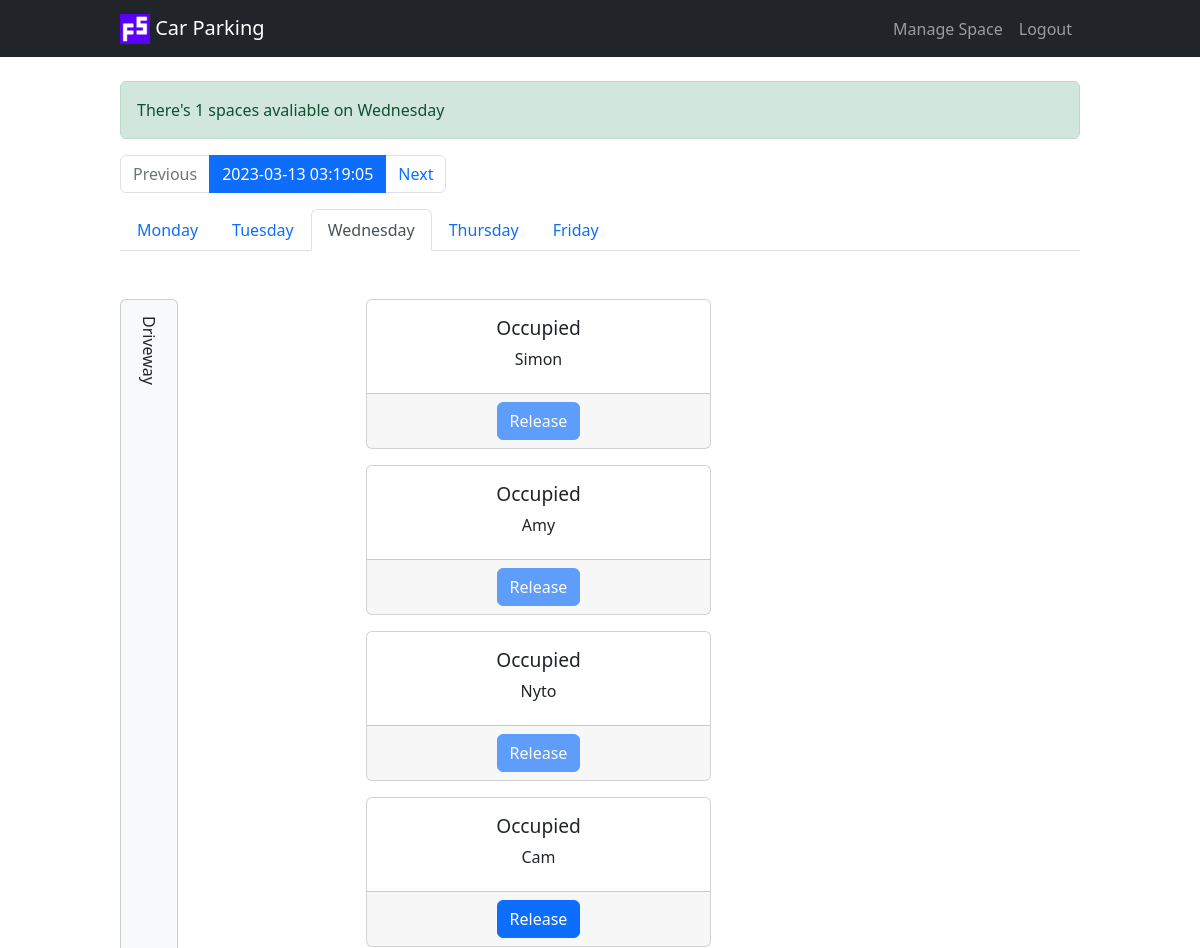
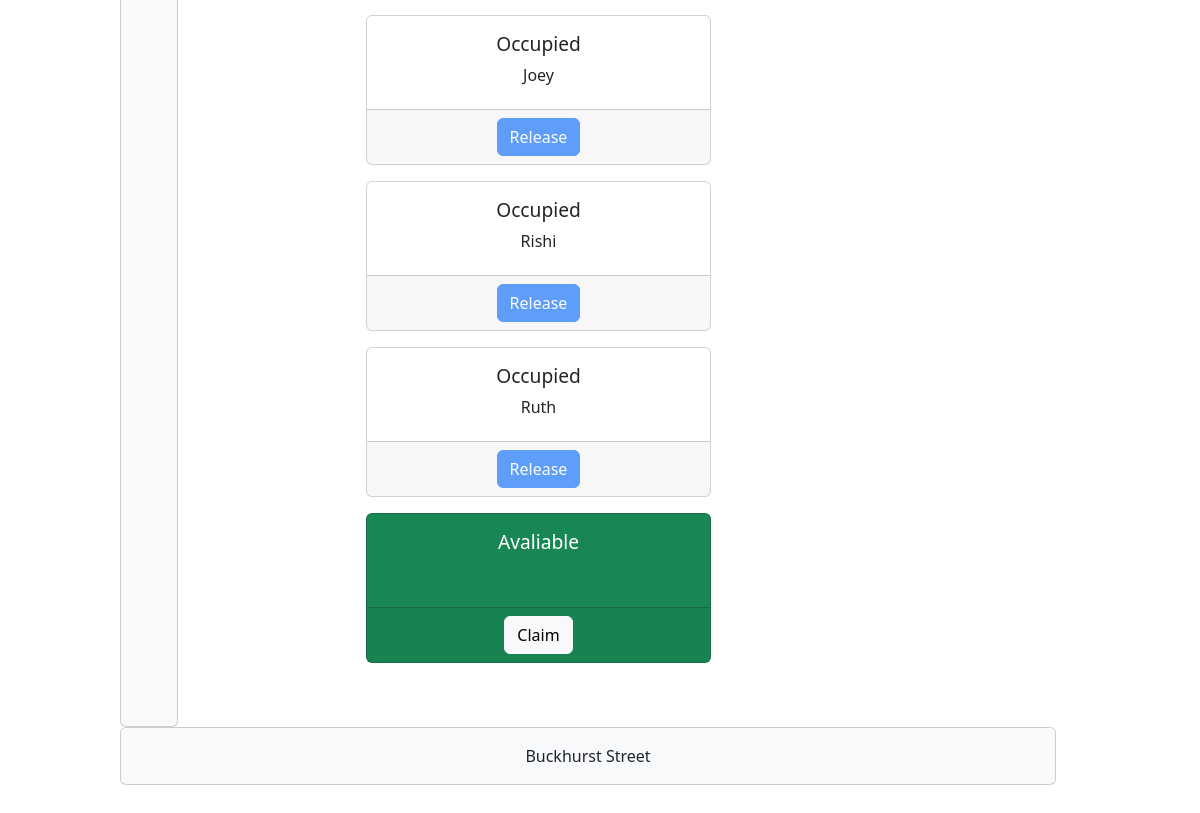
The page /?day=wednesday (signed in) on the database as committed earlier (2 pictures, top to bottom).
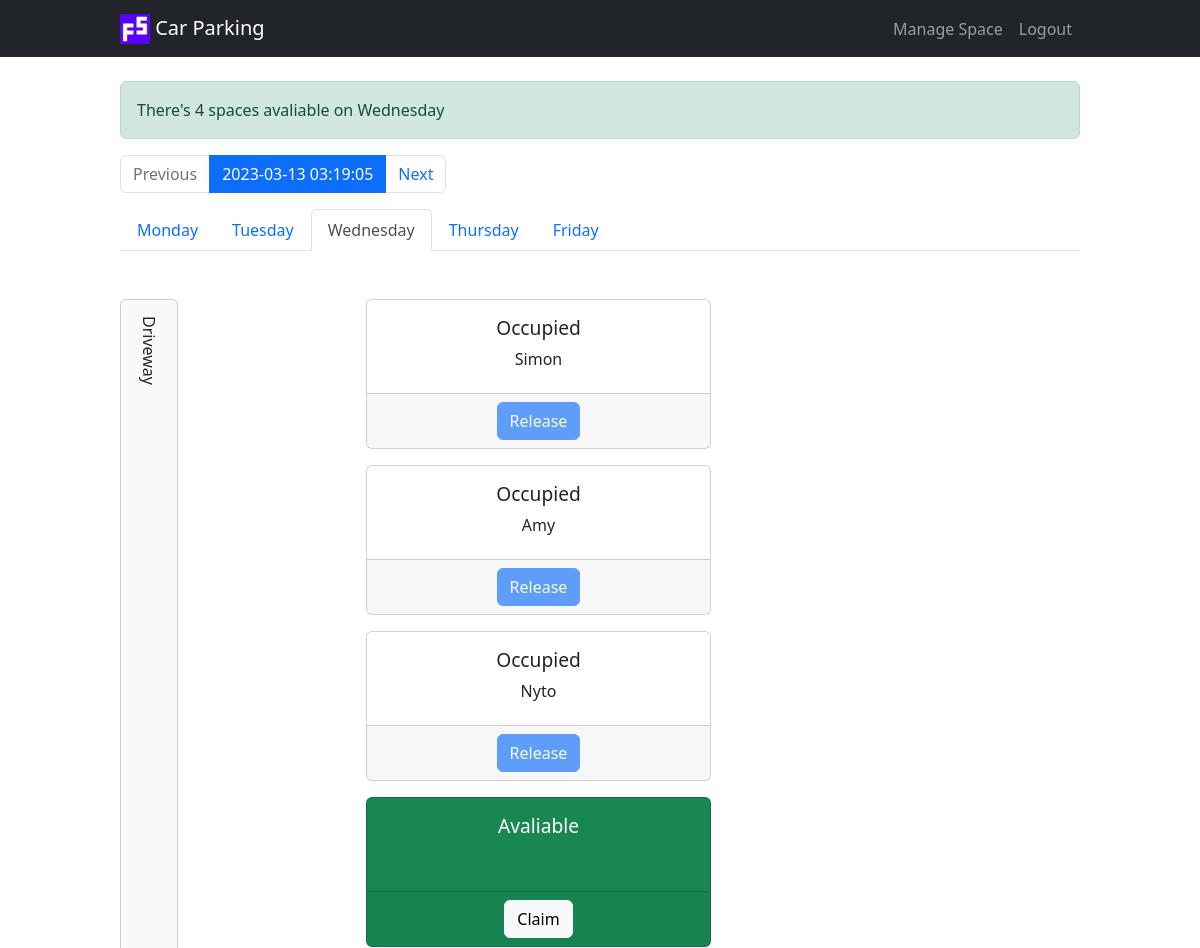
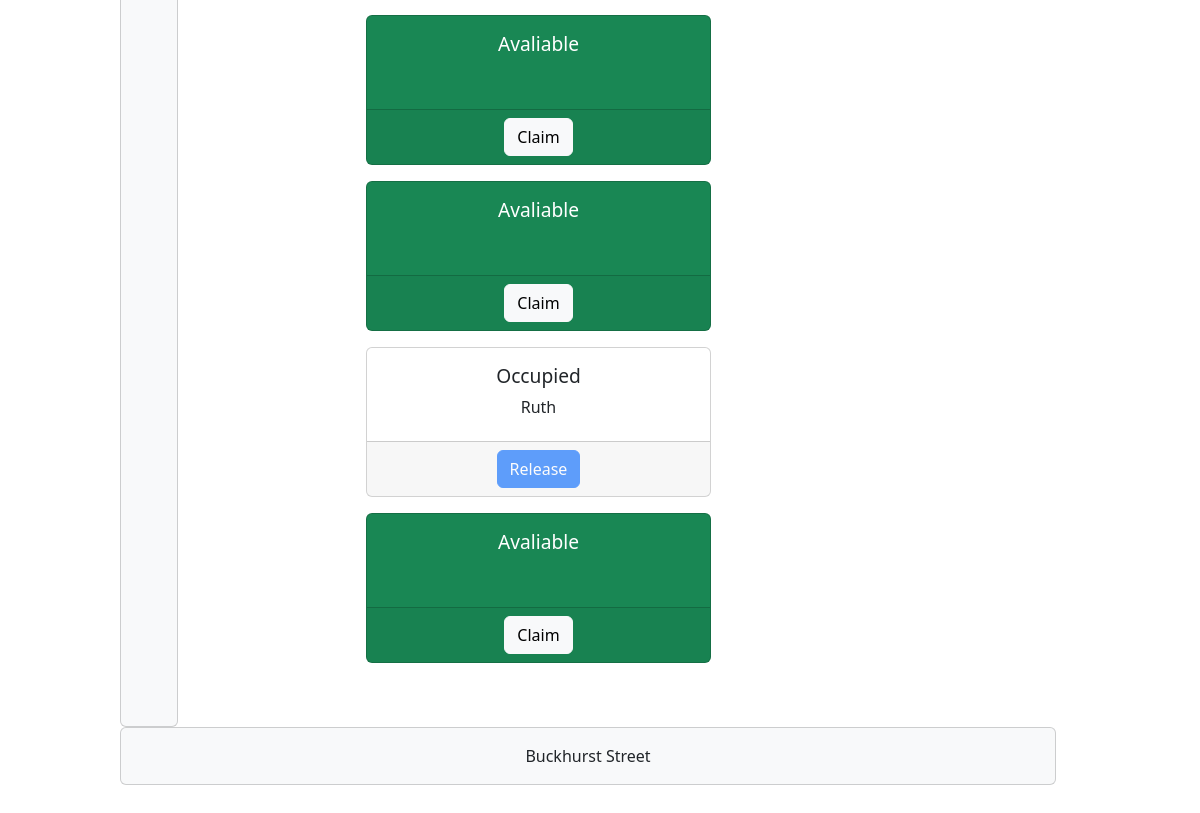
The same page on the database as committed later (2 pictures, top to bottom).
### server.py (models this page shows)
class ParkingSpace(db.Model):
    __tablename__ = "parking_spaces"
    id = db.Column(db.Integer, primary_key=True)
    monday = db.Column(db.String(250), nullable=False)
    tuesday = db.Column(db.String(250), nullable=False)
    wednesday = db.Column(db.String(250), nullable=False)
    thursday = db.Column(db.String(250), nullable=False)
    friday = db.Column(db.String(250), nullable=False)
    user_id = db.Column(db.Integer, db.ForeignKey("users.id"))
    user = relationship("User", back_populates="parking_spaces")

### server.py (the view)
@app.route("/")
@member_only
def home():
    today = datetime.today()
    week_commencing = today - timedelta(days = today.weekday())
    current_week = get_weeks_dates(week_commencing)
    if request.args.get("day"):
        current_day = request.args.get("day")
    elif datetime.today().weekday() < 5:
        current_day = datetime.today().strftime('%A').lower()
    else:
        current_day = days[0]
    users = User.query.all()
    spaces = ParkingSpace.query.all()
    num_spaces = len(spaces)
    filter = {current_day:""}
    free_spaces = len(ParkingSpace.query.filter_by(**filter).all())
    if free_spaces > 0:
        flash(f"There's {free_spaces} spaces avaliable on { current_day.capitalize()}", "success")
    else:
        flash(f"There's currently no spaces avaliable on { current_day.capitalize()}", "warning")
    return render_template("index.html", spaces=spaces, users=users, days=days, current_day=current_day, num_spaces=num_spaces, current_week=current_week)

### server.py (called while the page is built)
@login_manager.user_loader
def load_user(user_id):
    return User.query.get(int(user_id))

def member_only(func):
    @wraps(func)
    def wrapper(*args, **kwargs):
        if current_user.is_authenticated:
            return func(*args, **kwargs)
        else:
            flash("You need to login to book.", "warning")
            return redirect(url_for("login"))
    return wrapper

def get_weeks_dates(monday):
    dates = {day: monday + timedelta(days = i) for i, day in enumerate(days)}
    return dates

### templates/index.html (shortened to what this page needs)
{% extends "base.html" %}
{% block content %}
<nav aria-label="...">
    <ul class="pagination">
      <li class="page-item disabled">
        <a class="page-link">Previous</a>
      </li>
      <li class="page-item active" aria-current="page">
        <a class="page-link" href="#">{{ current_week["monday"] }}</a>
      </li>
      <li class="page-item">
        <a class="page-link" href="#">Next</a>
      </li>
    </ul>
</nav>
<ul class="nav nav-tabs mb-5 mt-3">
    {% for day in days %}
    {% if day == current_day %}
    <li class="nav-item">
        <a class="nav-link active" aria-current="page" href="{{ url_for('home', day=day) }}">{{ day.capitalize() }}</a>
    </li>
    {% else %}
    <li class="nav-item">
        <a class="nav-link" href="{{ url_for('home', day=day) }}">{{ day.capitalize() }}</a>
    </li>
    {% endif %}
    {% endfor %}
</ul>
<div class="row mb-5">
    <div class="col-3 d-xxl-none d-flex align-items-stretch">
        <div class="card bg-light">
            <div class="card-body mobile-driveway-text">
                Driveway
            </div>
        </div>
    </div>
    <div class="col-9 col-lg-6 col-xxl-12">
        <div class="row mb-5">
            {% for space in spaces %}
            <div class="col-9 col-xxl text-center col-spaces">
                {% if space[current_day] == "" %}
                <div class="card spaces text-bg-success mb-3">
                    {% else %}
                    <div class="card spaces mb-3">
                        {% endif %}
                        <div class="card-body">
                            {% if space[current_day] == "" %}
                            <h5 class="card-title text-wrap">Avaliable</h5>
                            {% else %}
                            <h5 class="card-title text-wrap">Occupied</h5>
                            {% endif %}
                            <p class="card-text text-wrap">{{ space[current_day] }}</p>
                        </div>
                        <div class="card-footer text-center">
                            {% if space[current_day] != "" %}
                                {% if current_user.name == space[current_day] %}
                                <a href="{{ url_for('release_space', id=space.id, day=current_day) }}"
                                class="btn btn-primary">Release</a>
                                {% elif current_user.is_admin %}
                                <a href="{{ url_for('release_space', id=space.id, day=current_day) }}"
                                class="btn btn-primary">Release</a>
                                {% else %}
                                <a href="{{ url_for('release_space', id=space.id, day=current_day) }}"
                                class="btn btn-primary disabled">Release</a>
                                {% endif %}
                            {% else %}
                                <a href="{{ url_for('claim_space', id=space.id, day=current_day) }}" class="btn btn-light">Claim</a>
                            {% endif %}
                        </div>
                    </div>
                </div>
                {% endfor %}
            </div>
        </div>
        <div class="row mb-5 text-center d-xxl-none">
            <div class="col">
                <div class="card bg-light">
                    <div class="card-body">
                        Buckhurst Street
                    </div>
                </div>
            </div>
        </div>
    </div>
    {% endblock %}

### templates/base.html (shortened to what this page needs)
<!DOCTYPE html>
<html>
<head>
    <link href="https://cdn.jsdelivr.net/npm/bootstrap@5.2.2/dist/css/bootstrap.min.css" rel="stylesheet"
>
    <link rel="stylesheet" href="/static/css/styles.css">
</head>
<body>
    <nav class="navbar navbar-expand-md navbar-dark bg-dark">
        <div class="container-fluid">
            <a class="navbar-brand" href="{{ url_for('home') }}">
                <img src="/static/images/logo_fs.jpg" alt="" width="30" height="30"
                    class="d-inline-block align-text-top">
                Car Parking
            </a>
            <div class="collapse navbar-collapse" id="navbar">
                <ul class="navbar-nav ms-auto">
                    {% if current_user.is_authenticated %}
                    <li class="nav-item">
                        <a class="nav-link" aria-current="page" href="{{ url_for('manage_space') }}">Manage Space</a>
                    </li>
                    <li class="nav-item">
                        <a class="nav-link" aria-current="page" href="{{ url_for('logout') }}">Logout</a>
                    </li>
                    {% else %}
                    <li class="nav-item">
                        <a class="nav-link" aria-current="page" href="{{ url_for('login') }}">Login</a>
                    </li>
                    {% endif %}
                </ul>
            </div>
        </div>
    </nav>
    <main>
        <div class="container-fluid">
            {% for category, message in get_flashed_messages(with_categories=True) %}
            <div class="alert alert-{{ category }}" role="alert">
                {{ message }}
            </div>
            {% endfor %}
            {% block content %}
            {% endblock %}
        </div>
    </main>
</body>
</html>

### static/css/styles.css (style rules this page uses)
.container-fluid { padding: 2% 10%; }
.navbar .container-fluid { padding: 0% 10%; }
.card.spaces { height:150px; }
.card-title { font-size: 1.2rem; }
.mobile-driveway-text { writing-mode: vertical-lr; }

Rows that differ between the two databases and show on the page:
changed ParkingSpace (number 4 of 8 on the later page): wednesday "Cam" → (not shown); wednesday "Occupied Release" → "Avaliable Claim"
changed ParkingSpace (number 5 of 8 on the later page): wednesday "Joey" → (not shown); wednesday "Occupied Release" → "Avaliable Claim"
changed ParkingSpace (number 6 of 8 on the later page): wednesday "Rishi" → (not shown); wednesday "Occupied Release" → "Avaliable Claim"
Other text that changed with them:
new list line: "There's 4 spaces avaliable on Wednesday"
list line gone: "There's 1 spaces avaliable on Wednesday"
